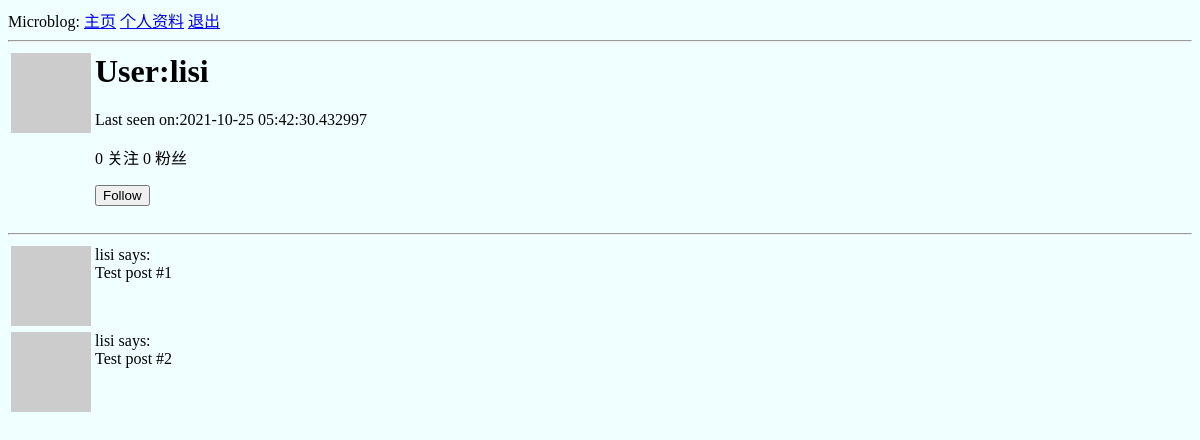
The app's page /user/lisi (signed in), older data.
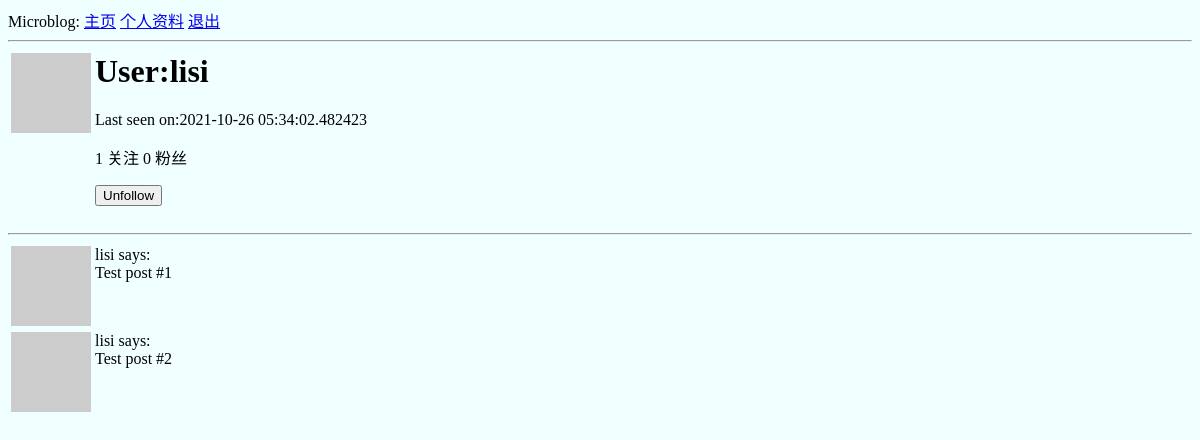
The same page, newer data.
### app/models.py (models this page shows, shortened)
class User(UserMixin, db.Model):
    about_me = db.Column(db.String(140))
    last_seen = db.Column(db.DateTime, default=datetime.utcnow)
    id = db.Column(db.Integer, primary_key=True)
    username = db.Column(db.String(64), index=True, unique=True)
    email = db.Column(db.String(120), index=True, unique=True)
    password_hash = db.Column(db.String(128))
    posts = db.relationship('Post', backref='author', lazy='dynamic')
    def avatar(self, size):
        digest = md5(self.email.lower().encode('utf-8')).hexdigest()
        return 'https://www.gravatar.com/avatar/{}?d=identicon&s={}'.format(
            digest, size)
    last_seen = db.Column(db.DateTime, default=datetime.utcnow)
    followed = db.relationship(
        'User',
        secondary=followers,
        primaryjoin=(followers.c.follower_id == id),
        secondaryjoin=(followers.c.followed_id == id),
        backref=db.backref('followers', lazy='dynamic'),
        lazy='dynamic'
    )
    def is_following(self, user):
        return self.followed.filter(followers.c.followed_id == user.id).count() > 0

### app/routes.py (the view)
@app.route('/user/<username>')
@login_required
def user(username):
    user = User.query.filter_by(username=username).first_or_404()
    posts = [
        {'author': user, 'body': 'Test post #1'},
        {'author': user, 'body': 'Test post #2'}
    ]
    form = EmptyForm()
    return render_template('user.html', user=user, posts=posts, form=form)

### app/forms.py
class EmptyForm(FlaskForm):
    submit = SubmitField('Submit')

### app/models.py (called while the page is built)
@login.user_loader
def load_user(id):
    return User.query.get(int(id))

### app/routes.py (called while the page is built)
@app.before_request  # 访问任意一个函数都会执行这里
def before_request():
    if current_user.is_authenticated:
        current_user.last_seen = datetime.utcnow()
        db.session.commit()

### app/templates/user.html (shortened to what this page needs)
{% extends "base.html" %}
{% block content %}
<table>
    <tr valign="top">
        <td><img src="{{ user.avatar(128) }}"></td>
        <td>
            <h1>User:{{ user.username }}</h1>
            {% if user.last_seen %}
            <p>Last seen on:{{ user.last_seen }}</p>
            {% endif %}
            <p>{{ user.followers.count() }} 关注  {{ user.followed.count() }} 粉丝</p>
            {% if user == current_user %}
            <p>
                <a href="{{ url_for('edit_profile') }}">编辑个人资料</a>
            </p>
            {% elif not current_user.is_following(user) %}
            <p>
            <form action="{{ url_for('follow', username=user.username) }}" method="post">
                {{ form.submit(value='Follow') }}
            </form>
            </p>
            {% else %}
            <p>
            <form action="{{ url_for('unfollow', username=user.username) }}" method="post">
                {{ form.submit(value='Unfollow') }}
            </form>
            </p>
            {% endif %}
        </td>
    </tr>
</table>
<hr>
{% for post in posts %}
{% include '_post.html' %}
{% endfor%}
{% endblock%}

### app/templates/base.html (shortened to what this page needs)
<html>
	<head>
	</head>
	<body style="background:azure">
		<div>
			Microblog:
			<a href="{{ url_for('index') }}">主页</a>
			{% if current_user.is_anonymous %}
				<a href="{{ url_for('login') }}">登录</a>
			{% else %}
				<a href="{{ url_for('user', username=current_user.username) }}">个人资料</a>
				<a href="{{ url_for('logout') }}">退出</a>
			{% endif %}
		</div>
		<hr>
		{% block content %}
		{% endblock %}
	</body>
</html>

### app/templates/_post.html
    <table>
        <tr valign="top">
            <td><img src="{{ post.author.avatar(36) }}"></td>
            <td>{{ post.author.username }} says:<br>{{ post.body }}</td>
        </tr>
    </table>

Row changes from the older to the newer data that the page shows:
changed User "lisi": last_seen "2021-10-25 05:42:30.432997" → "2021-10-26 05:34:02.482423"
Text that changed along with them:
{{ user.followers.count() }}: "0" → "1"
form field submit: (not shown) → "Unfollow"
form field submit: "Follow" → (not shown)
